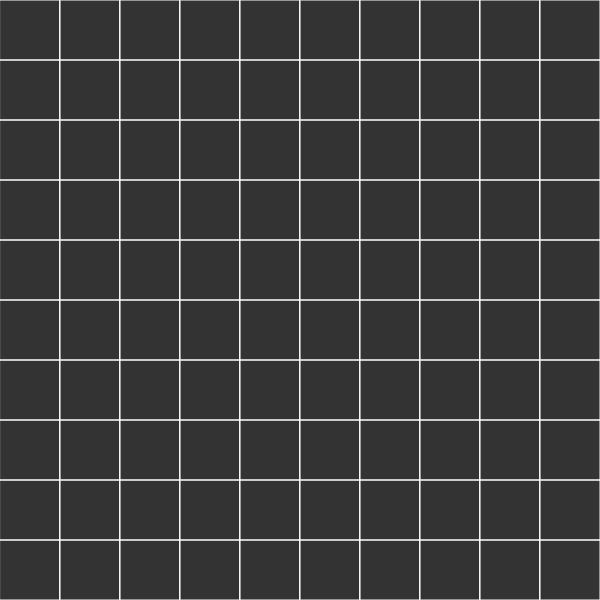
Frame 1 (no input)
Frame 60 (no input): identical to frame 1, image omitted
Frame 120 (the mouse pressed at the canvas centre since frame 60): identical to frame 1, image omitted

The p5.js sketch that drew this single still picture (run headless with seeded random() and noise() and a simulated clock; from frame 60 on, the mouse is pressed at the canvas centre):

// p5.js sketch
// ── sketch.js
var colonne;
var righe;
var w = 60;
var griglia = [];


function setup() {
  createCanvas(600, 600);
  colonne = width/w;
  righe = height/w;
  
  for(var j = 0; j < righe; j++) {
  		for(var i = 0; i < colonne; i++) {
  			var cella = new Griglia(i, j);
  			griglia.push(cella);
  		}
  }
  
}

function draw() {
  background(51);
  for(var i = 0; i < griglia.length; i++) {
  	griglia[i].show();
  }
  
}

function Griglia(i, j) {
	this.i = i;
	this.j = j;
	
	this.show = function() {
		var x = this.i*w;
		var y = this.j*w;
		stroke(255);
		noFill();
		rect(x, y, w, w);
	}
	
}
